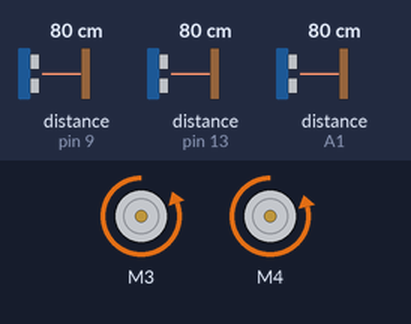
Bench run of a sketch on a simulated Arduino Uno, built with avr-gcc and run on an emulated ATmega328P. On the bench: 2 × DC motor (green arrow = forward, orange = backward, longer = faster). Wiring (inferred from the names in the program): 3 × ultrasonic range finder: trigger pin 2, echo pin 9 / trigger pin 10, echo pin 13 / trigger A0, echo A1. Inputs (shaded band) come from the test bench; at power-on: distance to the obstacle (sensors on A1, pin 13, pin 9) 80 cm. The echo pulse lasts 58.3 µs per cm.

Above: at 3.2 s.
3.3 s: distance to the obstacle (sensor on A1) set to 19 cm
4.8 s: distance to the obstacle (sensor on A1) set to 15 cm
At 5.5 s:
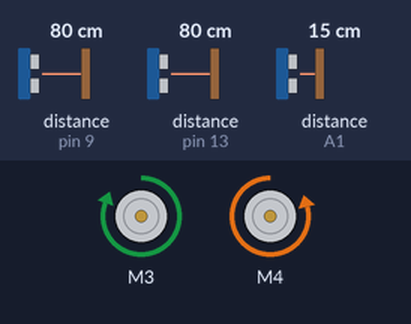
At 5.94 s:
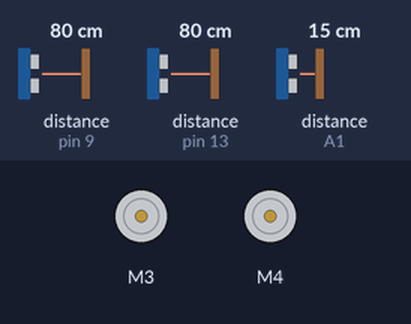
7.8 s: distance to the obstacle (sensor on pin 13) set to 2 cm
10.8 s: distance to the obstacle (sensor on pin 13) set to 18 cm
13.8 s: distance to the obstacle (sensor on pin 13) set to 4 cm
Timing chart, 0 to 17.8 s (numbered marks = the images above; inputs shaded):
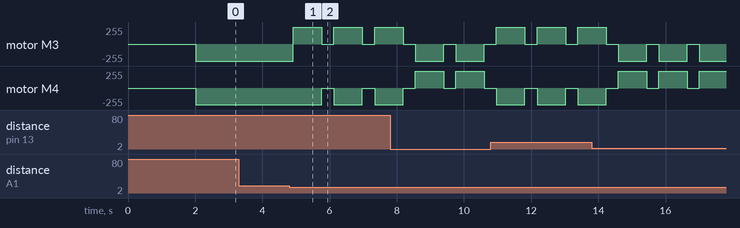

Measured:
- the behaviour switches between 17 and 16 cm on distance to the obstacle (sensor on A1) (found by bisection; images 0 and 1)
- after the input at 3.3 s, every drawn part: stays the same
- after the input at 4.8 s, motor M3: alternates forward 255/255 for 0.85 s and stopped for 0.36 s, starting after 0.11 s; motor M4: alternates backward 249/255 for 0.85 s and stopped for 0.36 s, starting after 0.96 s

The sketch:

codeFile.ino
```cpp
#include <AFMotor.h>

AF_DCMotor engineL(3, MOTOR12_64KHZ); //Left Motor
AF_DCMotor engineR(4, MOTOR12_64KHZ); //Right Motor


//Right Sensor
const int trigPin =2;
const int echoPin =9;


//Left Sensor
const int trigPin1 =10;
const int echoPin1 =13;

//Front Sensor
const int trigPin2 =A0;
const int echoPin2 =A1;


void setup() {
 engineL.setSpeed(255);
 engineR.setSpeed(249);
    Serial.begin(9600);
  pinMode(trigPin,OUTPUT);
  pinMode(trigPin1,OUTPUT);
  pinMode(trigPin2,OUTPUT);
delay(2000);
}

int sensorL,sensorR,sensorF;
void loop()
{

      sensorL = calculateDistance(echoPin,trigPin);
      sensorR = calculateDistance(echoPin1,trigPin1);
      sensorF = calculateDistance(echoPin2,trigPin2);

     if(sensorF <= 15){
    if(sensorR >= 15){
      clear(1);
      turnR(850);
    }else if(sensorL >= 15){
      clear(0);
      turnL(850);
    }else{
      clear(0);
       turnL(1700);
    }
  }else{
    forward();
  }


     delay(250);
}

long microSecondTime, cmDistance; // Variable for using calculate distance
int c=0;
long calculateDistance(int echo,int trig){
 digitalWrite(trig, LOW); // 2ms send 5v the Ultra Sonic Sensor
 delayMicroseconds(2);
 digitalWrite(trig, HIGH); // 10ms send 0V(ground) the Ultra Sonic Sensor
 delayMicroseconds(10);
 digitalWrite(trig, LOW); // send 0V(ground)
 microSecondTime = pulseIn(echo, HIGH); // Listen the micrphone of sensor and get the echo
 cmDistance = microSecondTime/58.2; //Calculate the cm distance from @microSecondTime
return cmDistance;
}

void left(bool direction)
{
  if(direction)
    engineL.run(FORWARD);
  else
    engineL.run(BACKWARD);

}

void clear(int second)
{
	engineL.run(RELEASE);
	engineR.run(RELEASE);
	delay(second);
}

void right(bool direction)
{
  if(direction)
    engineR.run(FORWARD);
  else
    engineR.run(BACKWARD);

}

void forward()
{
    engineL.run(BACKWARD);
    engineR.run(BACKWARD);

}


void turnL(int second){
  right(true);
  left(false);
     delay(second);
     clear(100);
}

void turnR(int second)
{
  left(true);
  right(false);
  delay(second);
  clear(100);
}
```
